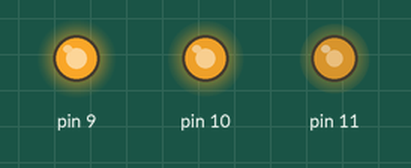
Bench run of a sketch on a simulated Arduino Uno, built with avr-gcc and run on an emulated ATmega328P. Parts: output pins drawn as LEDs (lit = HIGH). Random numbers use the default seed unless the sketch sets one.

Above: at 0.1 s.
At 10.1 s:
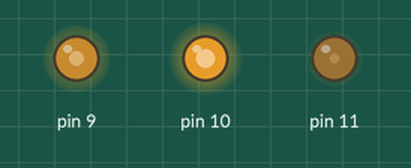
At 20.1 s:
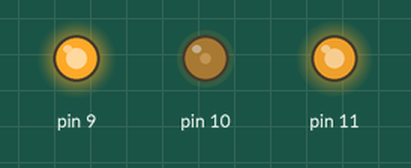
At 30.1 s:
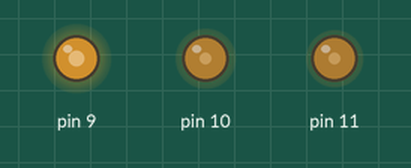
At 39.1 s:
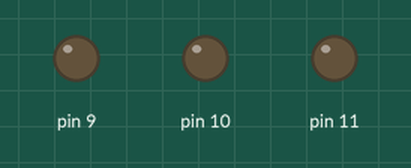
Timing chart, 0 to 40.0 s (numbered marks = the images above):
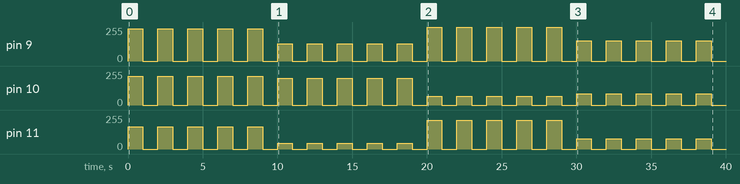

Measured:
- by itself, pin 9: 0/255 → 241/255 at 0.00 s, → 0/255 1.0 s later, → 241/255 1.0 s later, → 0/255 1.0 s later, … (40 changes in this stretch)
- by itself, pin 10: 0/255 → 217/255 at 0.00 s, → 0/255 1.0 s later, → 217/255 1.0 s later, → 0/255 1.0 s later, … (40 changes in this stretch)
- by itself, pin 11: 0/255 → 167/255 at 0.00 s, → 0/255 1.0 s later, → 167/255 1.0 s later, → 0/255 1.0 s later, … (40 changes in this stretch)

The sketch:

random_RGB.ino
```cpp
int rv,bv,gv;

void setup() {for(int i=9;i<12;i++){pinMode(i,OUTPUT);}}

void loop() {
  rv=random(0,256);
  bv=random(0,256);
  gv=random(0,256);
  analogWrite(11,rv);
  analogWrite(10,gv);
  analogWrite(9,bv);
  delay(1000);
  Blink();
}

void Blink( ){
  digitalWrite(11,LOW);
  digitalWrite(10,LOW);
  digitalWrite(9,LOW);
  delay(1000);
  for (int i; i<4; i++){
    analogWrite(11,rv);
    analogWrite(10,gv);
    analogWrite(9,bv);
    delay(1000);
    digitalWrite(11,LOW);
    digitalWrite(10,LOW);
    digitalWrite(9,LOW);
    delay(1000);
  }
}
```
